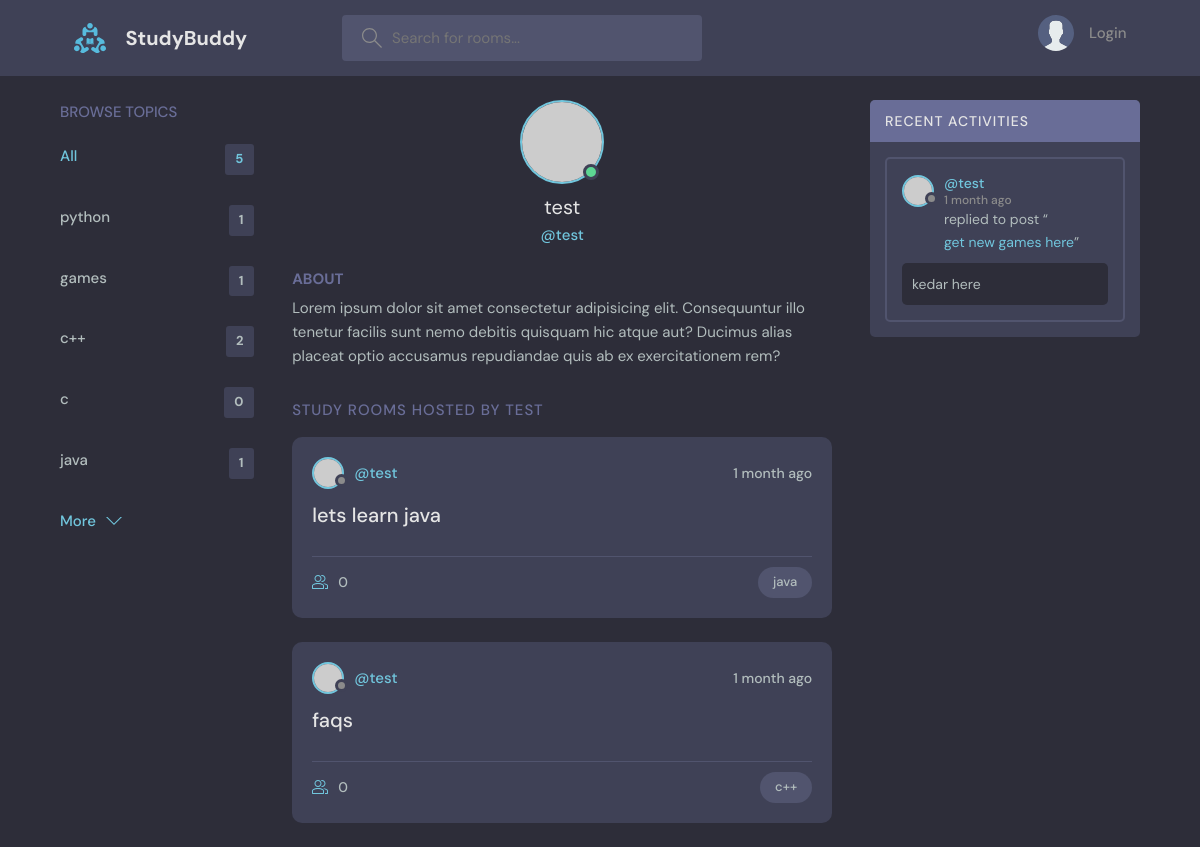
The page /profile/5/ on the database as committed earlier.
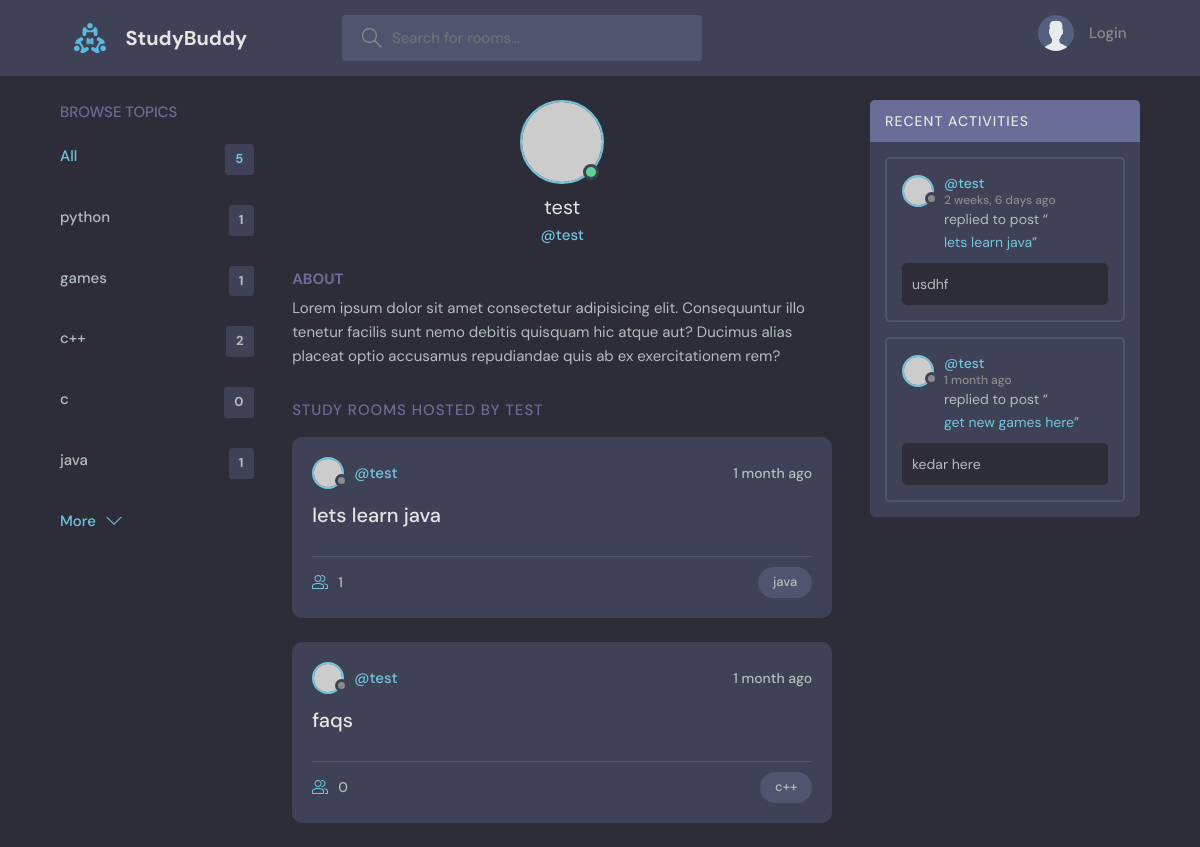
The same page on the database as committed later.
### base/models.py (models this page shows, shortened)
class Topic(models.Model):
    name = models.CharField(max_length=200)

class Room(models.Model):
    host = models.ForeignKey(User,on_delete=models.SET_NULL, null=True)
    topic = models.ForeignKey(Topic,on_delete=models.SET_NULL, null=True)
    name = models.CharField(max_length=200, unique=True)
    description = models.TextField(null=True, blank=True)
    participants = models.ManyToManyField(User, related_name='participants', blank=True)
    requesters = models.ManyToManyField(User, related_name='requesters', blank=True)
    updated = models.DateTimeField(auto_now=True)
    created = models.DateTimeField(auto_now_add=True)
    class Meta:
        ordering = ['-updated', '-created']
    def __str__(self):
        return self.name

class Message(models.Model):
    user = models.ForeignKey(User, on_delete=models.CASCADE)
    room = models.ForeignKey(Room,on_delete=models.CASCADE)
    body = models.TextField()
    updated = models.DateTimeField(auto_now=True)
    created = models.DateTimeField(auto_now_add=True)
    class Meta:
        ordering = ['-updated', '-created']

### base/views.py (the view)
# urls.py: path('profile/<str:pk>/', views.userProfile, name="user-profile"),
def userProfile(request, pk):
    user = User.objects.get(id=pk)
    rooms = user.room_set.all()
    room_messages = user.message_set.all()
    topics = Topic.objects.all()
    context = {'user': user, 'rooms': rooms,
                'room_messages': room_messages, 'topics': topics}
    return render(request, 'base/profile.html', context)

### base/templates/base/profile.html (shortened to what this page needs)
{% extends 'main.html' %}
{% block content %}
  <main class="profile-page layout layout--3">
    <div class="container">
      {% include 'base/topics_component.html' %}
      <div class="roomList">
        <div class="profile">
          <div class="profile__avatar">
            <div class="avatar avatar--large active">
              <img src="https://randomuser.me/api/portraits/men/11.jpg" />
            </div>
          </div>
          <div class="profile__info">
            <h3>{{user.username}}</h3>
            <p>@{{user.username}}</p>
          </div>
          <div class="profile__about">
            <h3>About</h3>
            <p>
              Lorem ipsum dolor sit amet consectetur adipisicing elit. Consequuntur illo tenetur
              facilis sunt nemo debitis quisquam hic atque aut? Ducimus alias placeat optio
              accusamus repudiandae quis ab ex exercitationem rem?
            </p>
          </div>
        </div>
        <div class="roomList__header">
          <div>
            <h2>Study Rooms Hosted by {{user.username}}</a>
            </h2>
          </div>
        </div>
        {% include 'base/feed_component.html' %}
      </div>
      {% include 'base/activity_component.html' %}
    </div>
  </main>
  {% endblock content %}

### base/templates/base/topics_component.html
<div class="topics">
  <div class="topics__header">
    <h2>Browse Topics</h2>
  </div>
  <ul class="topics__list">
    <li>
      <a href="{% url 'home' %}" class="active">All <span>{{ topics.count }}</span></a>
    </li>
    {% for topic in topics %}
    <li>
      <a href="{% url 'home' %}?q={{topic.name}}">{{topic.name}} <span>{{ topic.room_set.all.count }}</span></a>
    </li>
    {% endfor %}
  </ul>
  <a class="btn btn--link" href="topics.html">
    More
    <svg version="1.1" xmlns="http://www.w3.org/2000/svg" width="32" height="32" viewBox="0 0 32 32">
      <title>chevron-down</title>
      <path d="M16 21l-13-13h-3l16 16 16-16h-3l-13 13z"></path>
    </svg>
  </a>
</div>

### base/templates/base/feed_component.html (shortened to what this page needs)
{% for room in rooms %}
<div class="roomListRoom">
  <div class="roomListRoom__header">
    <a href="{% url 'user-profile' room.host.id %}" class="roomListRoom__author">
      <div class="avatar avatar--small">
        <img src="https://randomuser.me/api/portraits/women/11.jpg" />
      </div>
      <span>@{{room.host.username}}</span>
    </a>
    <div class="roomListRoom__actions">
      <span>{{room.created|timesince}} ago</span>
    </div>
  </div>
  <div class="roomListRoom__content">
    <a href="{% url 'room' room.id %}">{{room.name}}</a>
  </div>
  <div class="roomListRoom__meta">
    <a href="{% url 'room' room.id %}" class="roomListRoom__joined">
      {{room.participants.all.count}}
    </a>
    <p class="roomListRoom__topic">{{ room.topic.name }}</p>
  </div>
</div>
{% endfor %}

### base/templates/base/activity_component.html (shortened to what this page needs)
<div class="activities">
  <div class="activities__header">
    <h2>Recent Activities</h2>
  </div>
  {% for message in room_messages %}
  <div class="activities__box">
    <div class="activities__boxHeader roomListRoom__header">
      <a href="{% url 'user-profile' message.user.id %}" class="roomListRoom__author">
        <div class="avatar avatar--small">
          <img src="https://randomuser.me/api/portraits/women/11.jpg" />
        </div>
        <p>
          @{{ message.user }}
          <span>{{ message.created|timesince }} ago</span>
        </p>
      </a>
    </div>
    <div class="activities__boxContent">
      <p>replied to post “<a href="{% url 'room' message.room.id %}">{{message.room}}</a>”</p>
      <div class="activities__boxRoomContent">
        {{message.body}}
      </div>
    </div>
  </div>
  {% endfor %}
</div>

Rows that differ between the two databases and show on the page:
computed for Room "lets learn java": participants.all.count "0" → "1"
added Message: user "test", created "2 weeks, 6 days", room "lets learn java", body "usdhf"
